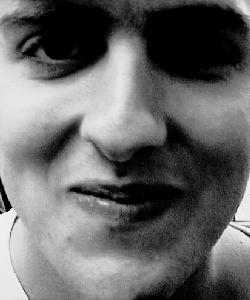
%> input picture Image Analysis/Classifier to classify Male and Female/1.bmp, 250 x 300 px
$ octave --eval "result = clarity(imread('../Classifier to classify Male and Female/1.bmp'));"   (GNU Octave 9; MATLAB toolbox functions it lacks are replaced by stand-ins)
%> lines starting %> are read from the running program, lines starting %| are printed output that depends on the picture
%%%%%%%%%%%%%%%%%%%%%%%%%%%%%%%%%%%%%%%%%%%%%%%%%%%%%%%%%%%%%%%%%%%%%
%Author: Jagannathan Chakravarthy

%Purpose: This function is used to calculate the clarity of a given image.
%The score is given as a number between 1 and 10.
%%%%%%%%%%%%%%%%%%%%%%%%%%%%%%%%%%%%%%%%%%%%%%%%%%%%%%%%%%%%%%%%%%%%%

function score = clarity(image)

%convert image to grayscale
gray=rgb2gray(image);
%perform dct
dctimg = dct2(gray);
imshow(log(abs(dctimg)),[]), colormap(jet(64)), colorbar

%get absolute values
absimg=log(abs(dctimg));
[x y] = size(absimg);

%get high freq and low freq values (first 6 and last 6)
high = abs(absimg(1,1))+abs(absimg(1,2))+abs(absimg(1,3))+abs(absimg(2,1))+abs(absimg(2,2))+abs(absimg(3,1));
low = abs(absimg(x,y))+abs(absimg(x-1,y))+abs(absimg(x-2,y))+abs(absimg(x-1,y-1))+abs(absimg(x,y-1))+abs(absimg(x,y-2));
score1= high/low;

%output a score from 1 to 10
score = uint8((score1/15)*10);
if(score>10)
    score=10;
end
%> in clarity, gray is the input picture: size 300x250 uint8; min 0, max 255, mean 103.1
%> in clarity, `dctimg = dct2(gray);`:
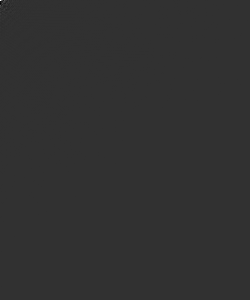
%> dctimg: size 300x250 double; min -6735.1, max 28224.5, mean 0.6; drawn with min black and max white
%> in clarity, `imshow(log(abs(dctimg)),[])`:
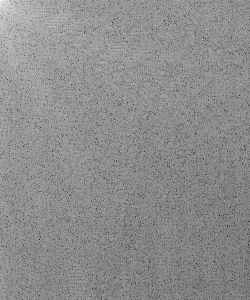
%> displayed picture: size 300x250, on the screen's scale of 0 to 255; min 0, max 255, mean 140.9
%> in clarity, `high = abs(absimg(1,1))+abs(absimg(1,2))+abs(absimg(1,3))+abs(absimg(2..`: high = 52.06
%> in clarity, `low = abs(absimg(x,y))+abs(absimg(x-1,y))+abs(absimg(x-2,y))+abs(absim..`: low = 3.9
%> in clarity, `score1= high/low;`: score1 = 13.36
%> in clarity, `score = uint8((score1/15)*10);`: score = 9
%> `result = clarity(imread('../Classifier to classify Male and Female/1.b..`:
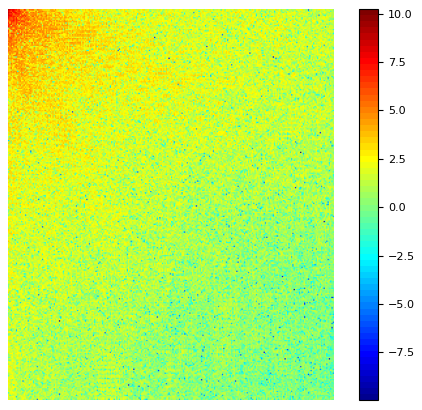
%> figure redrawn from the program's plot data

$ run again, on Image Analysis/Classifier to classify Male and Female/10.bmp
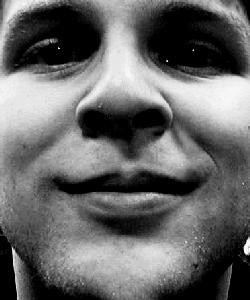
%> input picture Image Analysis/Classifier to classify Male and Female/10.bmp, 250 x 300 px
%> in clarity, gray is the input picture: size 300x250 uint8; min 0, max 255, mean 103.4
%> in clarity, `imshow(log(abs(dctimg)),[])`:
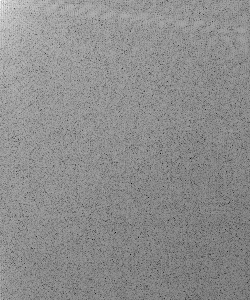
%> displayed picture: size 300x250, on the screen's scale of 0 to 255; min 0, max 255, mean 141
%> high = 45.49
%> low = 5.01
%> score1 = 9.08
%> score = 6
%> `result = clarity(imread('../Classifier to classify Male and Female/1.b..`:
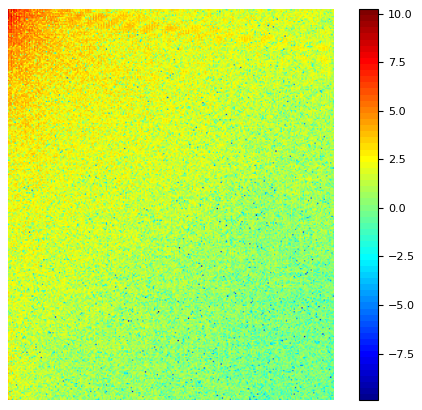
%> figure redrawn from the program's plot data

$ run again, on Image Analysis/Classifier to classify Male and Female/2.bmp
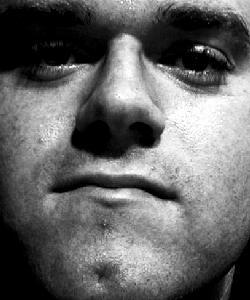
%> input picture Image Analysis/Classifier to classify Male and Female/2.bmp, 250 x 300 px
%> in clarity, gray is the input picture: size 300x250 uint8; min 0, max 255, mean 102.4
%> in clarity, `imshow(log(abs(dctimg)),[])`:
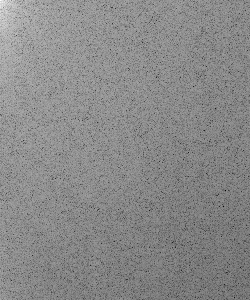
%> displayed picture: size 300x250, on the screen's scale of 0 to 255; min 0, max 255, mean 137.1
%> high = 49.77
%> low = 5.36
%> score1 = 9.28
%> score = 6
%> `result = clarity(imread('../Classifier to classify Male and Female/1.b..`:
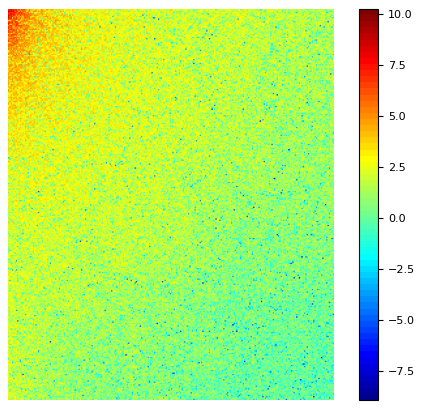
%> figure redrawn from the program's plot data
